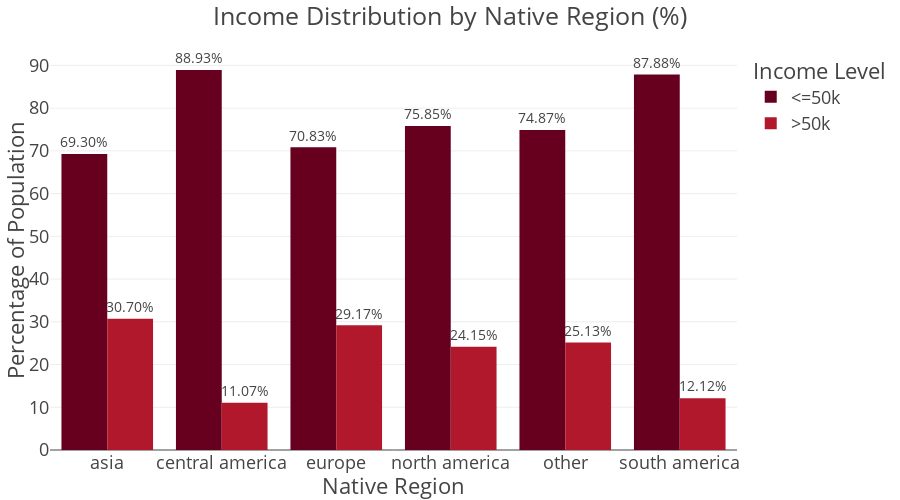

The notebook cell saved with this chart:
### Code cell
fig = px.bar(
    adult_df_income_native_region,
    x='native_region',
    y='percentage',
    color='income',
    title='Income Distribution by Native Region (%)',
    barmode='group',
    height=500,
    color_discrete_sequence=px.colors.sequential.RdBu,
    text='percentage'
)


fig.update_traces(
    texttemplate='%{text:.2f}%',
    textposition='outside'  
)

fig.update_layout(
    template="presentation",
    xaxis_title='Native Region',
    yaxis_title='Percentage of Population',
    legend_title_text='Income Level',
    xaxis_title_standoff=30,
    margin=dict(l=50, r=50, t=50, b=50)
)

fig.show()
fig.write_image(os.path.join(results_dir, 'income_distribution_by_Native Region_bar_plot.jpg'))
fig.write_image(os.path.join(results_dir, 'income_distribution_by_Native Region_bar_plot.png'))
html_str = fig.to_html()

with open(os.path.join(results_dir, 'income_distribution_by_Native Region_bar_plot.html'), 'w', encoding='utf-8') as f:
    f.write(html_str)

### Figure 1 — Plotly figure (JSON) as saved in the notebook; plotly's stock layout.template omitted (floating-point values rounded to 4 significant figures)
{"data": [{"alignmentgroup": "True", "hovertemplate": "income=<=50k<br>native_region=%{x}<br>percentage=%{text}<extra></extra>", "legendgroup": "<=50k", "marker": {"color": "rgb(103,0,31)", "pattern": {"shape": ""}}, "name": "<=50k", "offsetgroup": "<=50k", "orientation": "v", "showlegend": true, "text": [69.3, 88.93, 70.83, 75.85, 74.87, 87.88], "textposition": "outside", "texttemplate": "%{text:.2f}%", "type": "bar", "x": ["asia", "central america", "europe", "north america", "other", "south america"], "xaxis": "x", "y": [69.3, 88.93, 70.83, 75.85, 74.87, 87.88], "yaxis": "y"}, {"alignmentgroup": "True", "hovertemplate": "income=>50k<br>native_region=%{x}<br>percentage=%{text}<extra></extra>", "legendgroup": ">50k", "marker": {"color": "rgb(178,24,43)", "pattern": {"shape": ""}}, "name": ">50k", "offsetgroup": ">50k", "orientation": "v", "showlegend": true, "text": [30.7, 11.07, 29.17, 24.15, 25.13, 12.12], "textposition": "outside", "texttemplate": "%{text:.2f}%", "type": "bar", "x": ["asia", "central america", "europe", "north america", "other", "south america"], "xaxis": "x", "y": [30.7, 11.07, 29.17, 24.15, 25.13, 12.12], "yaxis": "y"}], "layout": {"barmode": "group", "height": 500, "legend": {"title": {"text": "Income Level"}, "tracegroupgap": 0}, "margin": {"b": 50, "l": 50, "r": 50, "t": 50}, "title": {"text": "Income Distribution by Native Region (%)"}, "xaxis": {"anchor": "y", "domain": [0, 1], "title": {"standoff": 30, "text": "Native Region"}}, "yaxis": {"anchor": "x", "domain": [0, 1], "title": {"text": "Percentage of Population"}}}}
